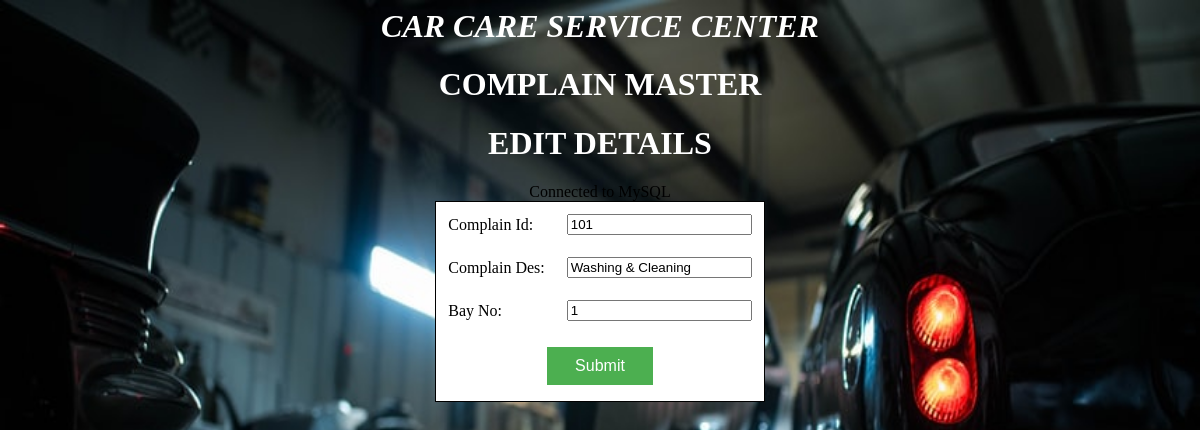
The page /ComplainMasterEditDetails.php?Complain_Id=101 on the database its author committed.
### tables this page shows
CREATE TABLE IF NOT EXISTS `complainmaster` (
  `Complain_Id` int(11) NOT NULL,
  `Complain_Des` text NOT NULL,
  `Bay_No` int(5) NOT NULL
);

### ComplainMasterEditDetails.php (the view, shortened to what this page needs)
<html>
<head>
</head>
<body bgcolor="">
<center>
<marquee><h1 class="impact" style="color:white;"><b><i>CAR CARE SERVICE CENTER</i></b></h1></marquee>
<h1 class="impact" style="color:white;"><b>COMPLAIN MASTER</b></h1>
<h1 class="impact" style="color:white;"><b>EDIT DETAILS</b></h1>
<table align="center" cellpadding="10" bgcolor="white" style="border:1px solid black" bordercolor="#D7DF01">
<?php
$Complain_Id=$_REQUEST['Complain_Id'];
$con=mysql_connect("localhost","root","");
if($con)
{
    echo "Connected to MySQL"."<br/>";
}
$sql="select * from complainmaster where Complain_Id=$Complain_Id";
$result=mysql_query($sql,$con);
while($row=mysql_fetch_array($result))
{
   $D1=$row['Complain_Id'];
   $D2=$row['Complain_Des'];
   $D3=$row['Bay_No'];
}
?>
<form method="Post" action="ComplainMasterUpdate.php">
<tr>
<td>Complain Id:</td>
<td><input type="text" name="D1" value="<?php echo $D1;?>"/></td>
</tr>
<tr>
<td>Complain Des:</td>
<td><input type="text" name="D2" value="<?php echo $D2;?>"/></td>
</tr>
<tr>
<td>Bay No:</td>
<td><input type="text" name="D3" value="<?php echo $D3;?>"/></td>
</tr>
<tr>
<td colspan="2" align="center">
<input class="button" type="submit" name="Submit" value="Submit"/>
</td>
</tr>
	</table>
</center>
</body>
</html>

### ComplainMasterEditDetails.php (style rules this page uses)
.button { background-color: #4CAF50; border: none; color: white; padding: 10px 28px; text-align: center; text-decoration: none; display: inline-block; font-size: 16px; margin: 4px 2px; cursor: pointer; }
body { background-image: url('bg1.jpg'); background-repeat: no-repeat; background-attachment: fixed; background-size: 100% 100%; }

### rows shown on the page
complainmaster: D1 "101", D2 "Washing & Cleaning", D3 "1"
